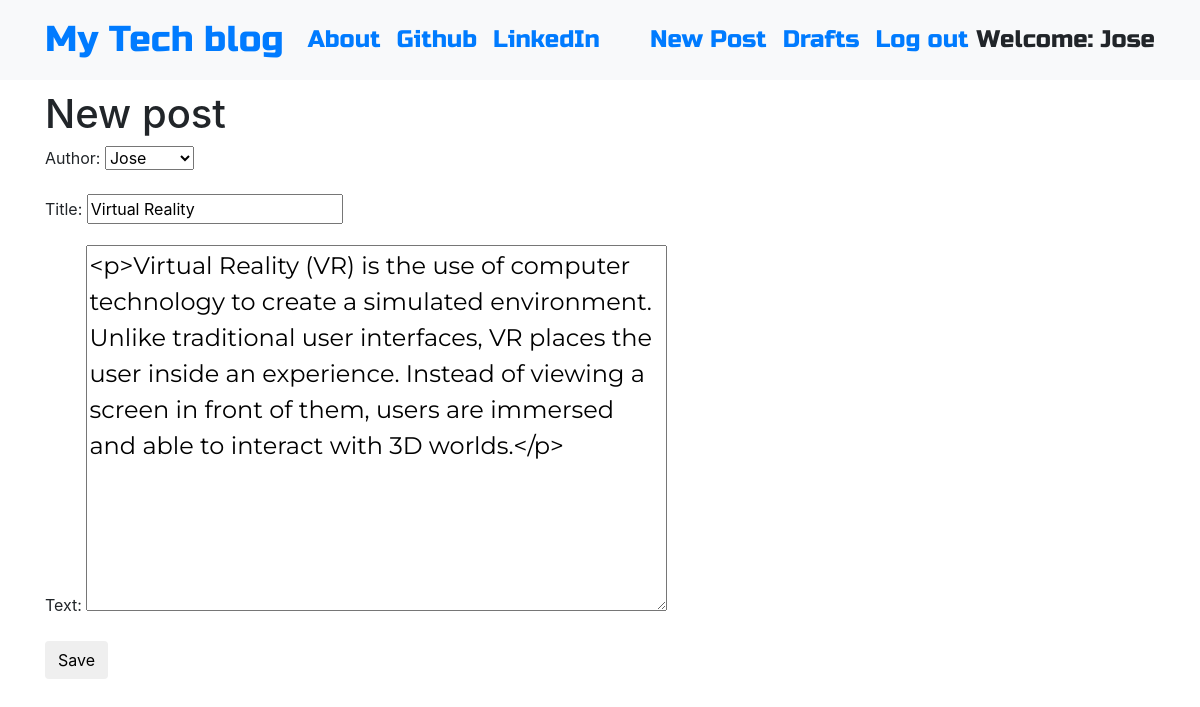
/post/4/edit/ (signed in), run on the app's committed database.
### blog/models.py (models this page shows, shortened)
class Post(models.Model):
    author = models.ForeignKey('auth.User',on_delete=models.CASCADE)
    title = models.CharField(max_length=200)
    text = models.TextField()
    created_date = models.DateTimeField(default=timezone.now)
    published_date = models.DateTimeField(blank=True, null=True)

### blog/views.py (the view)
# urls.py: path('post/<int:pk>/edit/', views.PostUpdateView.as_view(), name='post_edit'),
class PostUpdateView(LoginRequiredMixin,UpdateView):
    login_url = '/login/'
    redirect_field_name = 'blog/post_detail.html'
    form_class = PostForm
    model = Post

### blog/forms.py
class PostForm(forms.ModelForm):
    class Meta:
        model = Post
        fields = ('author','title', 'text',)
        widgets = {
            'title': forms.TextInput(attrs={'class': 'textinputclass'}),
            'text': forms.Textarea(attrs={'class': 'editable medium-editor-textarea postcontent'}),
        }

### blog/templates/blog/post_form.html (shortened to what this page needs)
{% extends 'blog/base.html' %}
{% block content %}
    <h1>New post</h1>
    <form method="POST" class="post-form">
    {{form.as_p}}
    <button type="submit" class="save btn btn-default">Save</button>
    </form>
{% endblock %}

### blog/templates/blog/base.html (shortened to what this page needs)
<!DOCTYPE html>
{% load static %}
<html>
  <head>
    <link rel="stylesheet" href="https://stackpath.bootstrapcdn.com/bootstrap/4.1.3/css/bootstrap.min.css"
>
    <link href="https://maxcdn.bootstrapcdn.com/font-awesome/4.7.0/css/font-awesome.min.css" rel="stylesheet">
    <link rel="stylesheet" href="//cdn.jsdelivr.net/medium-editor/latest/css/medium-editor.min.css" type="text/css" media="screen" charset="utf-8">
    <link rel="stylesheet" href="{% static 'css/blog.css' %}">
  </head>
  <body class='loader'>
    <nav class="navbar navbar-expand-lg bg-light techfont">
      <div class="container">
        <div class="navbar-nav align-items-center">
          <a class="navbar-brand bigbrand" href="{% url 'post_list' %}">My Tech blog</a>
          <a class="nav-item nav-link" href="{% url 'about' %}">About</a>
          <a class="nav-item nav-link" href="https://www.github.com">Github</a>
          <a class="nav-item nav-link" href="https://www.linkedin.com">LinkedIn</a>
        </div>
        <div class="navbar-nav align-items-center ml-auto">
          {% if user.is_authenticated %}
            <a class="nav-item nav-link" href="{% url 'post_new' %}">New Post</a>
            <a class="nav-item nav-link" href="{% url 'post_draft_list' %}">Drafts</a>
            <a class="nav-item nav-link" href="{% url 'logout' %}">Log out</a>
            <a >Welcome: {{ user.username }}</a>
          {% else %}
            <a class="nav-item nav-link" href="{% url 'login' %}" aria-label="Login">
              <span class="fa fa-user" aria-hidden="true"></span></a>
          {% endif %}
        </div>
      </div>
    </nav>
          <div class="content container">
              <div class="row">
                  <div class="col-md-8">
                    <div class="blog_posts">
                      {% block content %}
                      {% endblock %}
                    </div>
                  </div>
              </div>
          </div>
  </body>
</html>

### blog/static/css/blog.css (style rules this page uses)
.techfont { font-family: 'Russo One', sans-serif; font-size: 1.5em; margin-bottom: 10px; }
.postcontent { font-family: 'Montserrat'; font-size: 1.5em; }
.bigbrand { font-size: 1.5em; }
.loader { filter:hue-rotate(0deg); color: linear-gradient(45deg,#0f8,#08f); animation:hue 5000ms infinite linear; }

### data on the page
Post: author "Jose", title "Virtual Reality", text "<p>Virtual Reality (VR) is the use of computer technology to create a simulated environment. Unlike traditional user interfaces, VR places the user inside an experience. Instead of viewing a screen in front of them, users are immersed and able to interact with 3D worlds.</p>"

### other printed values
{{ user.username }} "Jose"
